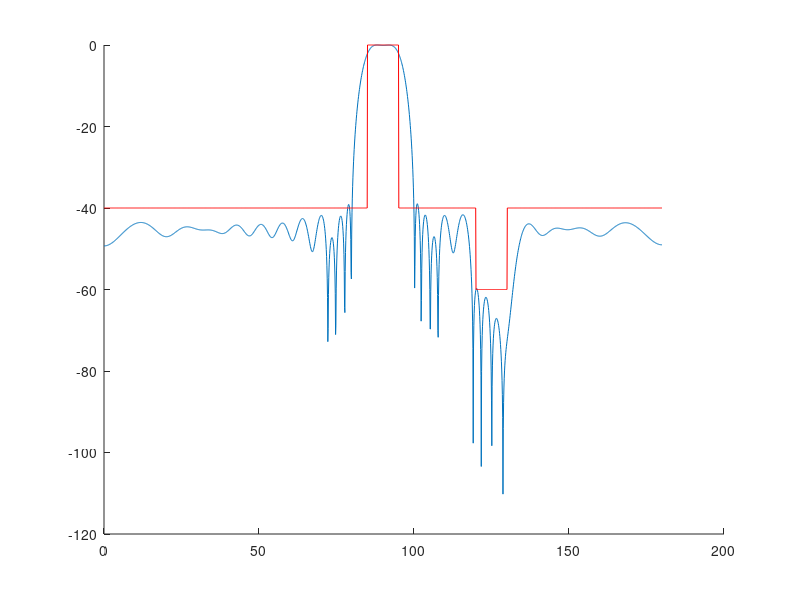

Source code (MATLAB):
%alternating direction method

clc;
clear;

N = 41; %N antenna elements
lambda = 1;
%position of antenna array
d=zeros(1,N);
d(1) = 10;
d(2) = 9.6065;
d(3) = 8.8098;
d(4) = 8.2995;
d(5) = 7.8973;
d(6) = 7.3497;
d(7) = 6.8494;
d(8) = 6.5302;
d(9) = 5.6299;
d(10)=5.3749;
d(11)=5;
d(12)=4.6065;
d(13)=3.8098;
d(14)=3.2995;
d(15)=2.8973;
d(16)=2.3497;
d(17)=1.8494;
d(18)=1.5302;
d(19)=0.6299;
d(20)=0.3749;
d(21)=0;
d(41) = -10;
d(40) = -9.6065;
d(39) = -8.8098;
d(38) = -8.2995;
d(37) = -7.8973;
d(36) = -7.3497;
d(35) = -6.8494;
d(34) = -6.5302;
d(33) = -5.6299;
d(32)=-5.3749;
d(31)=-5;
d(30)=-4.6065;
d(29)=-3.8098;
d(28)=-3.2995;
d(27)=-2.8973;
d(26)=-2.3497;
d(25)=-1.8494;
d(24)=-1.5302;
d(23)=-0.6299;
d(22)=-0.3749;

%number of mainlobe samples
theta_m = 85:2:95;
L_m = length(theta_m);
u_m = cos(theta_m*pi/180);
A_m = exp(1i*(2*pi/lambda)*u_m'*d);
%null
theta_n = [120:1:130];
L_n = length(theta_n);
u_n = cos(theta_n*pi/180);
A_n = exp(1i*(2*pi/lambda)*u_n'*d);
%sidelobe
theta_s = [0:1:80,100:1:115,135:1:180];
L_s = length(theta_s);
u_s = cos(theta_s*pi/180);
A_s = exp(1i*(2*pi/lambda)*u_s'*d);
L = L_m + L_n + L_s;
%transformation matrix
theta = [theta_m,theta_s,theta_n];
u = cos(theta*pi/180);
A = exp(1i*(2*pi/lambda)*u'*d);
%desired beampattern
%amplitude
fm = [ones(L_m,1);10^(-45/20)*ones(L_s,1);10^(-80/20)*ones(L_n,1)];
%phase
fp = ones(L,1);
f = fm.*fp;
%emphasis vector
w = fm.^(-1);
%transform from complex domain to real domain
Ar = [real(A),-imag(A);imag(A),real(A)];
wr = [w;w];
fr = [real(f);imag(f)];
Mr = diag(wr);
x0 = zeros(2*N,1);
xc = inv(A'*A)*A'*f;
%ripple tolerance
epsilon = 0.05;
km = 40;
kp = 4000;
kn = 1e5;

%initialisation
t = ones(N,1);
z = x0;
beta_1 = 12/mean(abs(fm));
beta_2 = 1/mean(abs(fm));
lambda_1 = zeros(2*N,1);
% lambda_2 = zeros(2*L,1);
gamma_1 = 1.618;
gamma_2 = 1.618;

%group sparsity by alternating direction method
error = 1;
tic;
for k = 1:1
    while (error > 1e-4) 
        %shrinkage
        fp = A*xc;
        fp = fp./abs(fp);
        f = fm.*fp;
        fr = [real(f);imag(f)];
        for i = 1:N
            r = [x0(i);x0(i+N)] + (1/beta_1)*[lambda_1(i);lambda_1(i+N)];
            z_temp = max(1-t(i)/beta_1/norm(r),0)*r;
            z(i) = z_temp(1);
            z(i+N) = z_temp(2);
        end
%         x = inv(beta_1*eye(2*N)+beta_2*(Ar'*Mr*Ar))*(beta_1*z-lambda_1+beta_2*Ar'*Mr*fr+Ar'*lambda_2);
        x = inv(beta_1*eye(2*N)+beta_2*(Ar'*Mr*Ar))*(beta_1*z-lambda_1+beta_2*Ar'*Mr*fr);
        lambda_1 = lambda_1 - gamma_1* beta_1*(z-x0);
%         lambda_2 = lambda_2 - gamma_2* beta_2*Mr*(Ar*x-fr);
        error = norm(x-x0); 
        x0 = x;
        xc = x0(1:N) + 1i*x0(N+1:2*N);
    end
    %update the weight corresponding to mainlobe
    fi = abs(A*xc)./max(abs(A*xc));
    em = fi(1:L_m)-fm(1:L_m);
    for i = 1:L_m
        if (em(i) < -epsilon)
            w(i) = w(i) + km * abs(em(i));
        end
    end
    %update the weight corresponding to sidelobe
    es = fi(L_m+1:L_m+L_s)-fm(L_m+1:L_m+L_s);
    for i = 1:L_s
        if (es(i) <=0 )
            w(L_m+i) = 1;
        else
            w(L_m+i) = kp*es(i);
        end
    end
%     w(L_m+1:L_m+L_s) = max(kp*es,0);
    %update the weight corresponding to null
    en = fi(L_m+L_s+1:end)-fm(L_m+L_s+1:end);
%     for i = 1:L_n
%         if (en(i) <=0 )
%             w(L_m+L_s+i) = 1;
%         else
%             w(L_m+L_s+i) = kn*en(i);
%         end
%     end
    w(L_m+L_s+1:end) = max(kn*en,0);    
    wr = [w;w];
    Mr = diag(wr);
    error = 1;
end

t = toc;
%calculate the number of selected antennas
lam = 0;
for i = 1:N
    if (abs(xc(i))<0.001)
        xc(i)=0;
    else
        lam = lam + 1;
    end
end

%define the transformation matrix for plotting
theta_plot = [0:0.1:180];
u_plot = cos(theta_plot*pi/180);
A_plot = exp(1i*(2*pi/lambda)*u_plot'*d);
figure(1);hold on;
y = 20*log10(abs(A_plot*xc)/max(abs(A_plot*xc)));
plot(theta_plot,y);
hold on;
fd  =  10^(-40/20)*ones(length(theta_plot),1);
for i = 1:length(theta_plot)
    if ((theta_plot(i)>=85)&&(theta_plot(i)<=95))
        fd(i) = 1;
    elseif((theta_plot(i)>=120)&&(theta_plot(i)<=130))
        fd(i) = 10^(-60/20);
    end
end
plot(theta_plot,20*log10(fd),'r');

